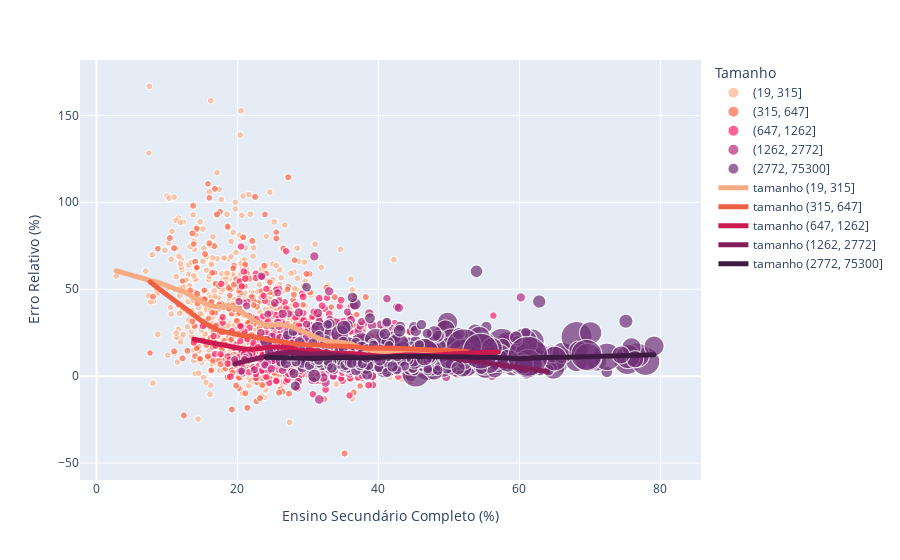

The code cell stored with this chart in its notebook:
### Code cell
import colorsys
import copy

def lighten_color(color_hex, factor):
    rgb = mcolors.hex2color(color_hex)
    h, s, v = colorsys.rgb_to_hsv(*rgb)
    v = min(1, v + factor)
    rgb = colorsys.hsv_to_rgb(h, s, v)
    return mcolors.rgb2hex(rgb)

def sorting_key(interval):
    return interval[0]  # Use the first element of the interval as the sorting key


def print_scatter(variableX, variableY, variableZ, variableXtitle, variableYtitle, name="test.html", division="TIPAU", nbins = 5, frac=0.3):
    
    if division == "TIPAU":
        # Group the data and calculate conditional means
        grouped_data_APR = comp_APR.groupby(variableX)[variableY].mean().reset_index()
        grouped_data_APU = comp_APU.groupby(variableX)[variableY].mean().reset_index()
        grouped_data_AMU = comp_AMU.groupby(variableX)[variableY].mean().reset_index()
        # Apply LOESS smoothing to the grouped data
        smoothed_data_APR = lowess(grouped_data_APR[variableY], grouped_data_APR[variableX], frac=frac)
        smoothed_data_APU = lowess(grouped_data_APU[variableY], grouped_data_APU[variableX], frac=frac)
        smoothed_data_AMU = lowess(grouped_data_AMU[variableY], grouped_data_AMU[variableX], frac=frac)
    elif division == "population":
        comp["Tamanho"], cut_bin = pd.qcut(comp['PT_INE_21'], q = nbins, retbins = True)
        
        cmap_pop = sns.color_palette("rocket_r",n_colors=nbins)
   
        comp["Tamanho"] = comp["Tamanho"].apply(lambda x: pd.Interval(left=int(round(x.left)), right=int(round(x.right))))
        labels = comp["Tamanho"].unique()
        labels = labels.to_list()
        labels = labels[-1:] + labels[:-1]
        cmap_pop_hex = [mcolors.rgb2hex(color) for color in cmap_pop]
        colors_dict = {}
        i = 0
        
        for label in labels:
            colors_dict[label] = cmap_pop_hex[i]
            i+=1
            
        colors_dict_lighter = copy.deepcopy(colors_dict)
        lighten_factor = 0.2  # Adjust the factor as desired
        for key in colors_dict_lighter:
            color = colors_dict_lighter[key]
            lightened_color = lighten_color(color, lighten_factor)
            colors_dict_lighter[key] = lightened_color
            
        
        grouped_data_list = {}
        smoothed_data_list = {}
        for value in labels:
            grouped_data_list[value] = (comp[comp["Tamanho"] == value].groupby(variableX)[variableY].mean().reset_index())
            smoothed_data_list[value] = lowess(grouped_data_list[value][variableY], grouped_data_list[value][variableX], frac=frac)

    # Set up the scatter plot
    fig = px.scatter(comp, x=variableX, y=variableY,
                     labels={
                         variableY: variableYtitle,
                         variableX: variableXtitle
                     },
                     color=variableZ,
                     color_discrete_map=colors_dict_lighter,
                     size=pt_ine_21_scaled,
                     size_max=40,
                     hover_data=['FF_DSG', "PT_INE_21", "PT_MAI_21"],
                     category_orders={variableZ: np.sort(comp[variableZ].unique())})

    if division == "TIPAU":
        fig.add_trace(go.Scattergl(x=grouped_data_APR[variableX], y=smoothed_data_APR[:, 1],
                                 mode='lines', name='APR smoothed', line=dict(color=cmap["APR"])))
        fig.add_trace(go.Scattergl(x=grouped_data_APU[variableX], y=smoothed_data_APU[:, 1],
                                 mode='lines', name='APU smoothed', line=dict(color=cmap["APU"])))
        fig.add_trace(go.Scattergl(x=grouped_data_AMU[variableX], y=smoothed_data_AMU[:, 1],
                                 mode='lines', name='AMU smoothed', line=dict(color=cmap["AMU"])))
    elif division == "population":
        
        i = 0
        for value in labels:
            fig.add_trace(go.Scattergl(x=grouped_data_list[value][variableX], y=smoothed_data_list[value][:, 1],
                                 mode='lines', name= "tamanho " + str(value), line=dict(color=colors_dict[value], width=5)))
            i+=1

    fig.show()
    
    print("Correlação geral: " + str(np.corrcoef(comp[variableX], comp[variableY])))

print_scatter("sec+_INE_21", "diff_rel_21", "Tamanho","Ensino Secundário Completo (%)", "Erro Relativo (%)", division="population")

### Figure 1 — Plotly figure (JSON) as saved in the notebook; plotly's stock layout.template omitted (floating-point values rounded to 4 significant figures; data arrays with more than 128 entries replaced by an {"elided": "..."} marker saying what was removed)
{"data": [{"customdata": {"elided": "618x3 mixed values"}, "hovertemplate": "Tamanho=(19, 315]<br>Ensino Secundário Completo (%)=%{x}<br>Erro Relativo (%)=%{y}<br>size=%{marker.size}<br>FF_DSG=%{customdata[0]}<br>PT_INE_21=%{customdata[1]}<br>PT_MAI_21=%{customdata[2]}<extra></extra>", "legendgroup": "(19, 315]", "marker": {"color": "#ffb188", "size": {"elided": "618 float values"}, "sizemode": "area", "sizeref": 0.025, "symbol": "circle"}, "mode": "markers", "name": "(19, 315]", "showlegend": true, "type": "scattergl", "x": {"elided": "618 float values"}, "xaxis": "x", "y": {"elided": "618 float values"}, "yaxis": "y"}, {"customdata": {"elided": "614x3 mixed values"}, "hovertemplate": "Tamanho=(315, 647]<br>Ensino Secundário Completo (%)=%{x}<br>Erro Relativo (%)=%{y}<br>size=%{marker.size}<br>FF_DSG=%{customdata[0]}<br>PT_INE_21=%{customdata[1]}<br>PT_MAI_21=%{customdata[2]}<extra></extra>", "legendgroup": "(315, 647]", "marker": {"color": "#ff6647", "size": {"elided": "614 float values"}, "sizemode": "area", "sizeref": 0.025, "symbol": "circle"}, "mode": "markers", "name": "(315, 647]", "showlegend": true, "type": "scattergl", "x": {"elided": "614 float values"}, "xaxis": "x", "y": {"elided": "614 float values"}, "yaxis": "y"}, {"customdata": {"elided": "612x3 mixed values"}, "hovertemplate": "Tamanho=(647, 1262]<br>Ensino Secundário Completo (%)=%{x}<br>Erro Relativo (%)=%{y}<br>size=%{marker.size}<br>FF_DSG=%{customdata[0]}<br>PT_INE_21=%{customdata[1]}<br>PT_MAI_21=%{customdata[2]}<extra></extra>", "legendgroup": "(647, 1262]", "marker": {"color": "#fd2164", "size": {"elided": "612 float values"}, "sizemode": "area", "sizeref": 0.025, "symbol": "circle"}, "mode": "markers", "name": "(647, 1262]", "showlegend": true, "type": "scattergl", "x": {"elided": "612 float values"}, "xaxis": "x", "y": {"elided": "612 float values"}, "yaxis": "y"}, {"customdata": {"elided": "615x3 mixed values"}, "hovertemplate": "Tamanho=(1262, 2772]<br>Ensino Secundário Completo (%)=%{x}<br>Erro Relativo (%)=%{y}<br>size=%{marker.size}<br>FF_DSG=%{customdata[0]}<br>PT_INE_21=%{customdata[1]}<br>PT_MAI_21=%{customdata[2]}<extra></extra>", "legendgroup": "(1262, 2772]", "marker": {"color": "#b72a7d", "size": {"elided": "615 float values"}, "sizemode": "area", "sizeref": 0.025, "symbol": "circle"}, "mode": "markers", "name": "(1262, 2772]", "showlegend": true, "type": "scattergl", "x": {"elided": "615 float values"}, "xaxis": "x", "y": {"elided": "615 float values"}, "yaxis": "y"}, {"customdata": {"elided": "615x3 mixed values"}, "hovertemplate": "Tamanho=(2772, 75300]<br>Ensino Secundário Completo (%)=%{x}<br>Erro Relativo (%)=%{y}<br>size=%{marker.size}<br>FF_DSG=%{customdata[0]}<br>PT_INE_21=%{customdata[1]}<br>PT_MAI_21=%{customdata[2]}<extra></extra>", "legendgroup": "(2772, 75300]", "marker": {"color": "#6f3076", "size": {"elided": "615 float values"}, "sizemode": "area", "sizeref": 0.025, "symbol": "circle"}, "mode": "markers", "name": "(2772, 75300]", "showlegend": true, "type": "scattergl", "x": {"elided": "615 float values"}, "xaxis": "x", "y": {"elided": "615 float values"}, "yaxis": "y"}, {"line": {"color": "#f6ab83", "width": 5}, "mode": "lines", "name": "tamanho (19, 315]", "type": "scattergl", "x": {"elided": "247 float values"}, "y": {"elided": "247 float values"}}, {"line": {"color": "#f06043", "width": 5}, "mode": "lines", "name": "tamanho (315, 647]", "type": "scattergl", "x": {"elided": "253 float values"}, "y": {"elided": "253 float values"}}, {"line": {"color": "#ca1a50", "width": 5}, "mode": "lines", "name": "tamanho (647, 1262]", "type": "scattergl", "x": {"elided": "236 float values"}, "y": {"elided": "236 float values"}}, {"line": {"color": "#841e5a", "width": 5}, "mode": "lines", "name": "tamanho (1262, 2772]", "type": "scattergl", "x": {"elided": "241 float values"}, "y": {"elided": "241 float values"}}, {"line": {"color": "#3f1b43", "width": 5}, "mode": "lines", "name": "tamanho (2772, 75300]", "type": "scattergl", "x": {"elided": "296 float values"}, "y": {"elided": "296 float values"}}], "layout": {"legend": {"itemsizing": "constant", "title": {"text": "Tamanho"}, "tracegroupgap": 0}, "margin": {"t": 60}, "xaxis": {"anchor": "y", "domain": [0, 1], "title": {"text": "Ensino Secundário Completo (%)"}}, "yaxis": {"anchor": "x", "domain": [0, 1], "title": {"text": "Erro Relativo (%)"}}}}
